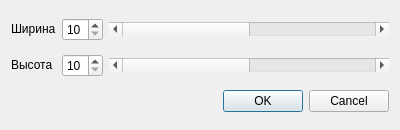
<?xml version="1.0" encoding="UTF-8"?>
<ui version="4.0">
 <class>NewGameDialog</class>
 <widget class="QDialog" name="NewGameDialog">
  <property name="geometry">
   <rect>
    <x>0</x>
    <y>0</y>
    <width>400</width>
    <height>130</height>
   </rect>
  </property>
  <property name="sizePolicy">
   <sizepolicy hsizetype="Preferred" vsizetype="Preferred">
    <horstretch>0</horstretch>
    <verstretch>0</verstretch>
   </sizepolicy>
  </property>
  <property name="windowTitle">
   <string notr="true">Новая игра</string>
  </property>
  <property name="windowIcon">
   <iconset resource="images/resources.qrc">
    <normaloff>:/01100.png</normaloff>:/01100.png</iconset>
  </property>
  <property name="modal">
   <bool>true</bool>
  </property>
  <layout class="QGridLayout" name="gridLayout">
   <item row="0" column="1">
    <widget class="QLabel" name="label">
     <property name="sizePolicy">
      <sizepolicy hsizetype="Maximum" vsizetype="Maximum">
       <horstretch>0</horstretch>
       <verstretch>0</verstretch>
      </sizepolicy>
     </property>
     <property name="text">
      <string notr="true">Ширина</string>
     </property>
    </widget>
   </item>
   <item row="0" column="4">
    <widget class="QScrollBar" name="horizontalScrollBar">
     <property name="sizePolicy">
      <sizepolicy hsizetype="Expanding" vsizetype="Fixed">
       <horstretch>0</horstretch>
       <verstretch>0</verstretch>
      </sizepolicy>
     </property>
     <property name="minimumSize">
      <size>
       <width>0</width>
       <height>0</height>
      </size>
     </property>
     <property name="minimum">
      <number>10</number>
     </property>
     <property name="maximum">
      <number>20</number>
     </property>
     <property name="orientation">
      <enum>Qt::Horizontal</enum>
     </property>
    </widget>
   </item>
   <item row="0" column="2">
    <widget class="QSpinBox" name="widthSpin">
     <property name="minimum">
      <number>10</number>
     </property>
     <property name="maximum">
      <number>20</number>
     </property>
    </widget>
   </item>
   <item row="1" column="1">
    <widget class="QLabel" name="label_2">
     <property name="sizePolicy">
      <sizepolicy hsizetype="Maximum" vsizetype="Maximum">
       <horstretch>0</horstretch>
       <verstretch>0</verstretch>
      </sizepolicy>
     </property>
     <property name="text">
      <string notr="true">Высота</string>
     </property>
    </widget>
   </item>
   <item row="1" column="2">
    <widget class="QSpinBox" name="heightSpin">
     <property name="minimum">
      <number>10</number>
     </property>
     <property name="maximum">
      <number>20</number>
     </property>
    </widget>
   </item>
   <item row="1" column="4">
    <widget class="QScrollBar" name="horizontalScrollBar_2">
     <property name="minimum">
      <number>10</number>
     </property>
     <property name="maximum">
      <number>20</number>
     </property>
     <property name="orientation">
      <enum>Qt::Horizontal</enum>
     </property>
    </widget>
   </item>
   <item row="3" column="4">
    <widget class="QDialogButtonBox" name="buttonBox">
     <property name="orientation">
      <enum>Qt::Horizontal</enum>
     </property>
     <property name="standardButtons">
      <set>QDialogButtonBox::Cancel|QDialogButtonBox::Ok</set>
     </property>
    </widget>
   </item>
  </layout>
 </widget>
 <resources>
  <include location="images/resources.qrc"/>
 </resources>
 <connections>
  <connection>
   <sender>buttonBox</sender>
   <signal>accepted()</signal>
   <receiver>NewGameDialog</receiver>
   <slot>accept()</slot>
   <hints>
    <hint type="sourcelabel">
     <x>355</x>
     <y>101</y>
    </hint>
    <hint type="destinationlabel">
     <x>157</x>
     <y>129</y>
    </hint>
   </hints>
  </connection>
  <connection>
   <sender>buttonBox</sender>
   <signal>rejected()</signal>
   <receiver>NewGameDialog</receiver>
   <slot>reject()</slot>
   <hints>
    <hint type="sourcelabel">
     <x>390</x>
     <y>107</y>
    </hint>
    <hint type="destinationlabel">
     <x>286</x>
     <y>129</y>
    </hint>
   </hints>
  </connection>
  <connection>
   <sender>widthSpin</sender>
   <signal>valueChanged(int)</signal>
   <receiver>horizontalScrollBar</receiver>
   <slot>setValue(int)</slot>
   <hints>
    <hint type="sourcelabel">
     <x>101</x>
     <y>15</y>
    </hint>
    <hint type="destinationlabel">
     <x>310</x>
     <y>26</y>
    </hint>
   </hints>
  </connection>
  <connection>
   <sender>heightSpin</sender>
   <signal>valueChanged(int)</signal>
   <receiver>horizontalScrollBar_2</receiver>
   <slot>setValue(int)</slot>
   <hints>
    <hint type="sourcelabel">
     <x>115</x>
     <y>76</y>
    </hint>
    <hint type="destinationlabel">
     <x>282</x>
     <y>64</y>
    </hint>
   </hints>
  </connection>
  <connection>
   <sender>horizontalScrollBar</sender>
   <signal>valueChanged(int)</signal>
   <receiver>widthSpin</receiver>
   <slot>setValue(int)</slot>
   <hints>
    <hint type="sourcelabel">
     <x>340</x>
     <y>28</y>
    </hint>
    <hint type="destinationlabel">
     <x>87</x>
     <y>34</y>
    </hint>
   </hints>
  </connection>
  <connection>
   <sender>horizontalScrollBar_2</sender>
   <signal>valueChanged(int)</signal>
   <receiver>heightSpin</receiver>
   <slot>setValue(int)</slot>
   <hints>
    <hint type="sourcelabel">
     <x>221</x>
     <y>64</y>
    </hint>
    <hint type="destinationlabel">
     <x>94</x>
     <y>62</y>
    </hint>
   </hints>
  </connection>
 </connections>
</ui>
